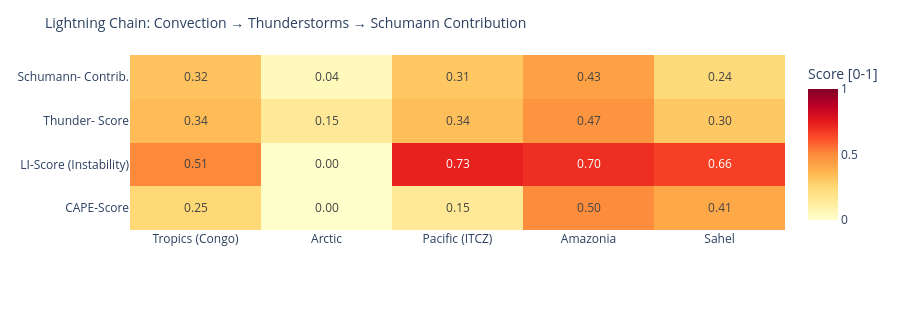

The code cell stored with this chart in its notebook:
### Code cell
# ============================================================
# LIGHTNING CHAIN: Convection → Thunderstorms → Schumann
# Shows the causal chain per measurement point as heatmap
# ============================================================

def cape_score(v):
    """CAPE → normalized score [0,1]"""
    if v is None or pd.isna(v): return 0.0
    return min(1.0, float(v) / 3000)

def li_score(v):
    """Lifted Index: negative = unstable → score [0,1]"""
    if v is None or pd.isna(v): return 0.3
    return min(1.0, max(0.0, (-float(v) + 6) / 12))

def cloud_score(v):
    if v is None or pd.isna(v): return 0.3
    return float(v) / 100

def thunder_score(row):
    """Kombinierter Gewitterwahrscheinlichkeits-Score
    CAPE + LI + Bedeckung + WMO-Gewitter + konvektiver Niederschlag (showers)
    Hinweis: X-Ray und Kp sind kein Bestandteil – nur geomagn./solarer Kontext.
    """
    cs = cape_score(row.get('cape'))
    ls = li_score(row.get('li'))
    cl = cloud_score(row.get('cloud'))
    t  = 1.0 if row.get('thunderstorm') else 0.0
    # Convective precipitation (showers) as additional indicator
    sh = min(1.0, (row.get('showers') or 0) / 5.0)
    return round(cs * 0.30 + ls * 0.25 + cl * 0.15 + t * 0.20 + sh * 0.10, 3)

def schumann_contribution(t_score, lat):
    """Schumann contribution: higher in tropics (±30°), scaled by thunderstorm score"""
    lat_weight = max(0.3, 1.0 - abs(lat) / 60)
    return round(t_score * lat_weight, 3)

df_atm['cape_score']   = df_atm.apply(lambda r: cape_score(r['cape']), axis=1)
df_atm['li_score']     = df_atm.apply(lambda r: li_score(r['li']),    axis=1)
df_atm['thunder_score']= df_atm.apply(lambda r: thunder_score(r.to_dict()), axis=1)
df_atm['schumann_contribution'] = df_atm.apply(
    lambda r: schumann_contribution(r['thunder_score'], r['lat']), axis=1)

metrics = ['cape_score', 'li_score', 'thunder_score', 'schumann_contribution']
labels  = ['CAPE-Score', 'LI-Score\n(Instability)', 'Thunder-\nScore', 'Schumann-\nContrib.']
z_data  = [df_atm[m].tolist() for m in metrics]

fig = go.Figure(go.Heatmap(
    z=z_data,
    x=df_atm['point'].tolist(),
    y=labels,
    colorscale='YlOrRd',
    zmin=0, zmax=1,
    text=[[f'{v:.2f}' for v in row] for row in z_data],
    texttemplate='%{text}', textfont=dict(size=12),
    colorbar=dict(title='Score [0-1]')
))
fig.update_layout(
    title=dict(text='Lightning Chain: Convection → Thunderstorms → Schumann Contribution', font=dict(size=14)),
    height=310,
    plot_bgcolor='rgba(0,0,0,0)', paper_bgcolor='rgba(0,0,0,0)',
    margin=dict(l=130, r=80, t=55, b=80)
)
fig.show()

### Figure 1 — Plotly figure (JSON) as saved in the notebook; plotly's stock layout.template omitted (floating-point values rounded to 4 significant figures)
{"data": [{"colorbar": {"title": {"text": "Score [0-1]"}}, "colorscale": [[0.0, "rgb(255,255,204)"], [0.125, "rgb(255,237,160)"], [0.25, "rgb(254,217,118)"], [0.375, "rgb(254,178,76)"], [0.5, "rgb(253,141,60)"], [0.625, "rgb(252,78,42)"], [0.75, "rgb(227,26,28)"], [0.875, "rgb(189,0,38)"], [1.0, "rgb(128,0,38)"]], "text": [["0.25", "0.00", "0.15", "0.50", "0.41"], ["0.51", "0.00", "0.73", "0.70", "0.66"], ["0.34", "0.15", "0.34", "0.47", "0.30"], ["0.32", "0.04", "0.31", "0.43", "0.24"]], "textfont": {"size": 12}, "texttemplate": "%{text}", "type": "heatmap", "x": ["Tropics (Congo)", "Arctic", "Pacific (ITCZ)", "Amazonia", "Sahel"], "y": ["CAPE-Score", "LI-Score\n(Instability)", "Thunder-\nScore", "Schumann-\nContrib."], "z": [[0.25, 0.0, 0.1533, 0.5, 0.41], [0.5083, 0.0, 0.7333, 0.7, 0.6583], [0.345, 0.15, 0.337, 0.472, 0.303], [0.322, 0.045, 0.309, 0.433, 0.237]], "zmax": 1, "zmin": 0}], "layout": {"height": 310, "margin": {"b": 80, "l": 130, "r": 80, "t": 55}, "paper_bgcolor": "rgba(0,0,0,0)", "plot_bgcolor": "rgba(0,0,0,0)", "title": {"font": {"size": 14}, "text": "Lightning Chain: Convection → Thunderstorms → Schumann Contribution"}}}
